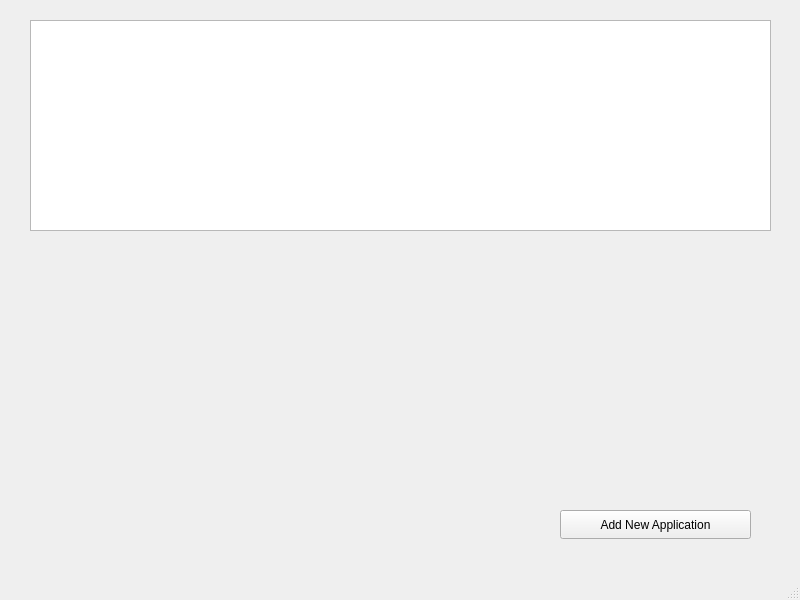
<?xml version="1.0" encoding="UTF-8"?>
<ui version="4.0">
 <class>MainWindow</class>
 <widget class="QMainWindow" name="MainWindow">
  <property name="geometry">
   <rect>
    <x>0</x>
    <y>0</y>
    <width>800</width>
    <height>600</height>
   </rect>
  </property>
  <property name="windowTitle">
   <string>MainWindow</string>
  </property>
  <widget class="QWidget" name="centralwidget">
   <widget class="QTableView" name="tableView">
    <property name="geometry">
     <rect>
      <x>30</x>
      <y>20</y>
      <width>741</width>
      <height>211</height>
     </rect>
    </property>
   </widget>
   <widget class="QPushButton" name="pushButton">
    <property name="geometry">
     <rect>
      <x>560</x>
      <y>510</y>
      <width>191</width>
      <height>29</height>
     </rect>
    </property>
    <property name="text">
     <string>Add New Application</string>
    </property>
   </widget>
  </widget>
  <widget class="QMenuBar" name="menubar">
   <property name="geometry">
    <rect>
     <x>0</x>
     <y>0</y>
     <width>800</width>
     <height>25</height>
    </rect>
   </property>
  </widget>
  <widget class="QStatusBar" name="statusbar"/>
 </widget>
 <resources/>
 <connections/>
</ui>
